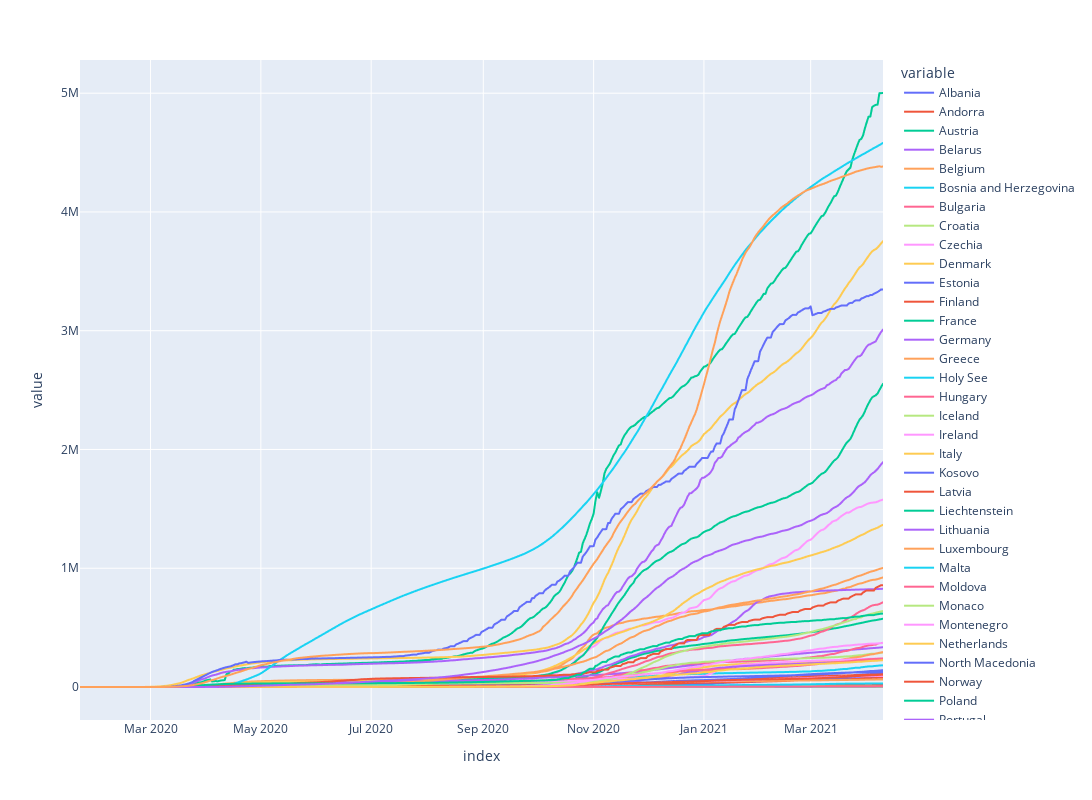

Notebook code cell kept with this figure:
### Code cell
px.line(covid19_EU, y=covid19_EU.columns, width=1200, height=800)

### Figure 1 — Plotly figure (JSON) as saved in the notebook; plotly's stock layout.template omitted (floating-point values rounded to 4 significant figures; data arrays with more than 128 entries replaced by an {"elided": "..."} marker saying what was removed)
{"data": [{"hovertemplate": "variable=Albania<br>index=%{x}<br>value=%{y}<extra></extra>", "legendgroup": "Albania", "line": {"color": "#636efa", "dash": "solid"}, "marker": {"symbol": "circle"}, "mode": "lines", "name": "Albania", "showlegend": true, "type": "scattergl", "x": {"elided": "445 str values"}, "xaxis": "x", "y": {"elided": "445 int values"}, "yaxis": "y"}, {"hovertemplate": "variable=Andorra<br>index=%{x}<br>value=%{y}<extra></extra>", "legendgroup": "Andorra", "line": {"color": "#EF553B", "dash": "solid"}, "marker": {"symbol": "circle"}, "mode": "lines", "name": "Andorra", "showlegend": true, "type": "scattergl", "x": {"elided": "445 str values"}, "xaxis": "x", "y": {"elided": "445 int values"}, "yaxis": "y"}, {"hovertemplate": "variable=Austria<br>index=%{x}<br>value=%{y}<extra></extra>", "legendgroup": "Austria", "line": {"color": "#00cc96", "dash": "solid"}, "marker": {"symbol": "circle"}, "mode": "lines", "name": "Austria", "showlegend": true, "type": "scattergl", "x": {"elided": "445 str values"}, "xaxis": "x", "y": {"elided": "445 int values"}, "yaxis": "y"}, {"hovertemplate": "variable=Belarus<br>index=%{x}<br>value=%{y}<extra></extra>", "legendgroup": "Belarus", "line": {"color": "#ab63fa", "dash": "solid"}, "marker": {"symbol": "circle"}, "mode": "lines", "name": "Belarus", "showlegend": true, "type": "scattergl", "x": {"elided": "445 str values"}, "xaxis": "x", "y": {"elided": "445 int values"}, "yaxis": "y"}, {"hovertemplate": "variable=Belgium<br>index=%{x}<br>value=%{y}<extra></extra>", "legendgroup": "Belgium", "line": {"color": "#FFA15A", "dash": "solid"}, "marker": {"symbol": "circle"}, "mode": "lines", "name": "Belgium", "showlegend": true, "type": "scattergl", "x": {"elided": "445 str values"}, "xaxis": "x", "y": {"elided": "445 int values"}, "yaxis": "y"}, {"hovertemplate": "variable=Bosnia and Herzegovina<br>index=%{x}<br>value=%{y}<extra></extra>", "legendgroup": "Bosnia and Herzegovina", "line": {"color": "#19d3f3", "dash": "solid"}, "marker": {"symbol": "circle"}, "mode": "lines", "name": "Bosnia and Herzegovina", "showlegend": true, "type": "scattergl", "x": {"elided": "445 str values"}, "xaxis": "x", "y": {"elided": "445 int values"}, "yaxis": "y"}, {"hovertemplate": "variable=Bulgaria<br>index=%{x}<br>value=%{y}<extra></extra>", "legendgroup": "Bulgaria", "line": {"color": "#FF6692", "dash": "solid"}, "marker": {"symbol": "circle"}, "mode": "lines", "name": "Bulgaria", "showlegend": true, "type": "scattergl", "x": {"elided": "445 str values"}, "xaxis": "x", "y": {"elided": "445 int values"}, "yaxis": "y"}, {"hovertemplate": "variable=Croatia<br>index=%{x}<br>value=%{y}<extra></extra>", "legendgroup": "Croatia", "line": {"color": "#B6E880", "dash": "solid"}, "marker": {"symbol": "circle"}, "mode": "lines", "name": "Croatia", "showlegend": true, "type": "scattergl", "x": {"elided": "445 str values"}, "xaxis": "x", "y": {"elided": "445 int values"}, "yaxis": "y"}, {"hovertemplate": "variable=Czechia<br>index=%{x}<br>value=%{y}<extra></extra>", "legendgroup": "Czechia", "line": {"color": "#FF97FF", "dash": "solid"}, "marker": {"symbol": "circle"}, "mode": "lines", "name": "Czechia", "showlegend": true, "type": "scattergl", "x": {"elided": "445 str values"}, "xaxis": "x", "y": {"elided": "445 int values"}, "yaxis": "y"}, {"hovertemplate": "variable=Denmark<br>index=%{x}<br>value=%{y}<extra></extra>", "legendgroup": "Denmark", "line": {"color": "#FECB52", "dash": "solid"}, "marker": {"symbol": "circle"}, "mode": "lines", "name": "Denmark", "showlegend": true, "type": "scattergl", "x": {"elided": "445 str values"}, "xaxis": "x", "y": {"elided": "445 int values"}, "yaxis": "y"}, {"hovertemplate": "variable=Estonia<br>index=%{x}<br>value=%{y}<extra></extra>", "legendgroup": "Estonia", "line": {"color": "#636efa", "dash": "solid"}, "marker": {"symbol": "circle"}, "mode": "lines", "name": "Estonia", "showlegend": true, "type": "scattergl", "x": {"elided": "445 str values"}, "xaxis": "x", "y": {"elided": "445 int values"}, "yaxis": "y"}, {"hovertemplate": "variable=Finland<br>index=%{x}<br>value=%{y}<extra></extra>", "legendgroup": "Finland", "line": {"color": "#EF553B", "dash": "solid"}, "marker": {"symbol": "circle"}, "mode": "lines", "name": "Finland", "showlegend": true, "type": "scattergl", "x": {"elided": "445 str values"}, "xaxis": "x", "y": {"elided": "445 int values"}, "yaxis": "y"}, {"hovertemplate": "variable=France<br>index=%{x}<br>value=%{y}<extra></extra>", "legendgroup": "France", "line": {"color": "#00cc96", "dash": "solid"}, "marker": {"symbol": "circle"}, "mode": "lines", "name": "France", "showlegend": true, "type": "scattergl", "x": {"elided": "445 str values"}, "xaxis": "x", "y": {"elided": "445 int values"}, "yaxis": "y"}, {"hovertemplate": "variable=Germany<br>index=%{x}<br>value=%{y}<extra></extra>", "legendgroup": "Germany", "line": {"color": "#ab63fa", "dash": "solid"}, "marker": {"symbol": "circle"}, "mode": "lines", "name": "Germany", "showlegend": true, "type": "scattergl", "x": {"elided": "445 str values"}, "xaxis": "x", "y": {"elided": "445 int values"}, "yaxis": "y"}, {"hovertemplate": "variable=Greece<br>index=%{x}<br>value=%{y}<extra></extra>", "legendgroup": "Greece", "line": {"color": "#FFA15A", "dash": "solid"}, "marker": {"symbol": "circle"}, "mode": "lines", "name": "Greece", "showlegend": true, "type": "scattergl", "x": {"elided": "445 str values"}, "xaxis": "x", "y": {"elided": "445 int values"}, "yaxis": "y"}, {"hovertemplate": "variable=Holy See<br>index=%{x}<br>value=%{y}<extra></extra>", "legendgroup": "Holy See", "line": {"color": "#19d3f3", "dash": "solid"}, "marker": {"symbol": "circle"}, "mode": "lines", "name": "Holy See", "showlegend": true, "type": "scattergl", "x": {"elided": "445 str values"}, "xaxis": "x", "y": {"elided": "445 int values"}, "yaxis": "y"}, {"hovertemplate": "variable=Hungary<br>index=%{x}<br>value=%{y}<extra></extra>", "legendgroup": "Hungary", "line": {"color": "#FF6692", "dash": "solid"}, "marker": {"symbol": "circle"}, "mode": "lines", "name": "Hungary", "showlegend": true, "type": "scattergl", "x": {"elided": "445 str values"}, "xaxis": "x", "y": {"elided": "445 int values"}, "yaxis": "y"}, {"hovertemplate": "variable=Iceland<br>index=%{x}<br>value=%{y}<extra></extra>", "legendgroup": "Iceland", "line": {"color": "#B6E880", "dash": "solid"}, "marker": {"symbol": "circle"}, "mode": "lines", "name": "Iceland", "showlegend": true, "type": "scattergl", "x": {"elided": "445 str values"}, "xaxis": "x", "y": {"elided": "445 int values"}, "yaxis": "y"}, {"hovertemplate": "variable=Ireland<br>index=%{x}<br>value=%{y}<extra></extra>", "legendgroup": "Ireland", "line": {"color": "#FF97FF", "dash": "solid"}, "marker": {"symbol": "circle"}, "mode": "lines", "name": "Ireland", "showlegend": true, "type": "scattergl", "x": {"elided": "445 str values"}, "xaxis": "x", "y": {"elided": "445 int values"}, "yaxis": "y"}, {"hovertemplate": "variable=Italy<br>index=%{x}<br>value=%{y}<extra></extra>", "legendgroup": "Italy", "line": {"color": "#FECB52", "dash": "solid"}, "marker": {"symbol": "circle"}, "mode": "lines", "name": "Italy", "showlegend": true, "type": "scattergl", "x": {"elided": "445 str values"}, "xaxis": "x", "y": {"elided": "445 int values"}, "yaxis": "y"}, {"hovertemplate": "variable=Kosovo<br>index=%{x}<br>value=%{y}<extra></extra>", "legendgroup": "Kosovo", "line": {"color": "#636efa", "dash": "solid"}, "marker": {"symbol": "circle"}, "mode": "lines", "name": "Kosovo", "showlegend": true, "type": "scattergl", "x": {"elided": "445 str values"}, "xaxis": "x", "y": {"elided": "445 int values"}, "yaxis": "y"}, {"hovertemplate": "variable=Latvia<br>index=%{x}<br>value=%{y}<extra></extra>", "legendgroup": "Latvia", "line": {"color": "#EF553B", "dash": "solid"}, "marker": {"symbol": "circle"}, "mode": "lines", "name": "Latvia", "showlegend": true, "type": "scattergl", "x": {"elided": "445 str values"}, "xaxis": "x", "y": {"elided": "445 int values"}, "yaxis": "y"}, {"hovertemplate": "variable=Liechtenstein<br>index=%{x}<br>value=%{y}<extra></extra>", "legendgroup": "Liechtenstein", "line": {"color": "#00cc96", "dash": "solid"}, "marker": {"symbol": "circle"}, "mode": "lines", "name": "Liechtenstein", "showlegend": true, "type": "scattergl", "x": {"elided": "445 str values"}, "xaxis": "x", "y": {"elided": "445 int values"}, "yaxis": "y"}, {"hovertemplate": "variable=Lithuania<br>index=%{x}<br>value=%{y}<extra></extra>", "legendgroup": "Lithuania", "line": {"color": "#ab63fa", "dash": "solid"}, "marker": {"symbol": "circle"}, "mode": "lines", "name": "Lithuania", "showlegend": true, "type": "scattergl", "x": {"elided": "445 str values"}, "xaxis": "x", "y": {"elided": "445 int values"}, "yaxis": "y"}, {"hovertemplate": "variable=Luxembourg<br>index=%{x}<br>value=%{y}<extra></extra>", "legendgroup": "Luxembourg", "line": {"color": "#FFA15A", "dash": "solid"}, "marker": {"symbol": "circle"}, "mode": "lines", "name": "Luxembourg", "showlegend": true, "type": "scattergl", "x": {"elided": "445 str values"}, "xaxis": "x", "y": {"elided": "445 int values"}, "yaxis": "y"}, {"hovertemplate": "variable=Malta<br>index=%{x}<br>value=%{y}<extra></extra>", "legendgroup": "Malta", "line": {"color": "#19d3f3", "dash": "solid"}, "marker": {"symbol": "circle"}, "mode": "lines", "name": "Malta", "showlegend": true, "type": "scattergl", "x": {"elided": "445 str values"}, "xaxis": "x", "y": {"elided": "445 int values"}, "yaxis": "y"}, {"hovertemplate": "variable=Moldova<br>index=%{x}<br>value=%{y}<extra></extra>", "legendgroup": "Moldova", "line": {"color": "#FF6692", "dash": "solid"}, "marker": {"symbol": "circle"}, "mode": "lines", "name": "Moldova", "showlegend": true, "type": "scattergl", "x": {"elided": "445 str values"}, "xaxis": "x", "y": {"elided": "445 int values"}, "yaxis": "y"}, {"hovertemplate": "variable=Monaco<br>index=%{x}<br>value=%{y}<extra></extra>", "legendgroup": "Monaco", "line": {"color": "#B6E880", "dash": "solid"}, "marker": {"symbol": "circle"}, "mode": "lines", "name": "Monaco", "showlegend": true, "type": "scattergl", "x": {"elided": "445 str values"}, "xaxis": "x", "y": {"elided": "445 int values"}, "yaxis": "y"}, {"hovertemplate": "variable=Montenegro<br>index=%{x}<br>value=%{y}<extra></extra>", "legendgroup": "Montenegro", "line": {"color": "#FF97FF", "dash": "solid"}, "marker": {"symbol": "circle"}, "mode": "lines", "name": "Montenegro", "showlegend": true, "type": "scattergl", "x": {"elided": "445 str values"}, "xaxis": "x", "y": {"elided": "445 int values"}, "yaxis": "y"}, {"hovertemplate": "variable=Netherlands<br>index=%{x}<br>value=%{y}<extra></extra>", "legendgroup": "Netherlands", "line": {"color": "#FECB52", "dash": "solid"}, "marker": {"symbol": "circle"}, "mode": "lines", "name": "Netherlands", "showlegend": true, "type": "scattergl", "x": {"elided": "445 str values"}, "xaxis": "x", "y": {"elided": "445 int values"}, "yaxis": "y"}, {"hovertemplate": "variable=North Macedonia<br>index=%{x}<br>value=%{y}<extra></extra>", "legendgroup": "North Macedonia", "line": {"color": "#636efa", "dash": "solid"}, "marker": {"symbol": "circle"}, "mode": "lines", "name": "North Macedonia", "showlegend": true, "type": "scattergl", "x": {"elided": "445 str values"}, "xaxis": "x", "y": {"elided": "445 int values"}, "yaxis": "y"}, {"hovertemplate": "variable=Norway<br>index=%{x}<br>value=%{y}<extra></extra>", "legendgroup": "Norway", "line": {"color": "#EF553B", "dash": "solid"}, "marker": {"symbol": "circle"}, "mode": "lines", "name": "Norway", "showlegend": true, "type": "scattergl", "x": {"elided": "445 str values"}, "xaxis": "x", "y": {"elided": "445 int values"}, "yaxis": "y"}, {"hovertemplate": "variable=Poland<br>index=%{x}<br>value=%{y}<extra></extra>", "legendgroup": "Poland", "line": {"color": "#00cc96", "dash": "solid"}, "marker": {"symbol": "circle"}, "mode": "lines", "name": "Poland", "showlegend": true, "type": "scattergl", "x": {"elided": "445 str values"}, "xaxis": "x", "y": {"elided": "445 int values"}, "yaxis": "y"}, {"hovertemplate": "variable=Portugal<br>index=%{x}<br>value=%{y}<extra></extra>", "legendgroup": "Portugal", "line": {"color": "#ab63fa", "dash": "solid"}, "marker": {"symbol": "circle"}, "mode": "lines", "name": "Portugal", "showlegend": true, "type": "scattergl", "x": {"elided": "445 str values"}, "xaxis": "x", "y": {"elided": "445 int values"}, "yaxis": "y"}, {"hovertemplate": "variable=Romania<br>index=%{x}<br>value=%{y}<extra></extra>", "legendgroup": "Romania", "line": {"color": "#FFA15A", "dash": "solid"}, "marker": {"symbol": "circle"}, "mode": "lines", "name": "Romania", "showlegend": true, "type": "scattergl", "x": {"elided": "445 str values"}, "xaxis": "x", "y": {"elided": "445 int values"}, "yaxis": "y"}, {"hovertemplate": "variable=Russia<br>index=%{x}<br>value=%{y}<extra></extra>", "legendgroup": "Russia", "line": {"color": "#19d3f3", "dash": "solid"}, "marker": {"symbol": "circle"}, "mode": "lines", "name": "Russia", "showlegend": true, "type": "scattergl", "x": {"elided": "445 str values"}, "xaxis": "x", "y": {"elided": "445 int values"}, "yaxis": "y"}, {"hovertemplate": "variable=San Marino<br>index=%{x}<br>value=%{y}<extra></extra>", "legendgroup": "San Marino", "line": {"color": "#FF6692", "dash": "solid"}, "marker": {"symbol": "circle"}, "mode": "lines", "name": "San Marino", "showlegend": true, "type": "scattergl", "x": {"elided": "445 str values"}, "xaxis": "x", "y": {"elided": "445 int values"}, "yaxis": "y"}, {"hovertemplate": "variable=Serbia<br>index=%{x}<br>value=%{y}<extra></extra>", "legendgroup": "Serbia", "line": {"color": "#B6E880", "dash": "solid"}, "marker": {"symbol": "circle"}, "mode": "lines", "name": "Serbia", "showlegend": true, "type": "scattergl", "x": {"elided": "445 str values"}, "xaxis": "x", "y": {"elided": "445 int values"}, "yaxis": "y"}, {"hovertemplate": "variable=Slovakia<br>index=%{x}<br>value=%{y}<extra></extra>", "legendgroup": "Slovakia", "line": {"color": "#FF97FF", "dash": "solid"}, "marker": {"symbol": "circle"}, "mode": "lines", "name": "Slovakia", "showlegend": true, "type": "scattergl", "x": {"elided": "445 str values"}, "xaxis": "x", "y": {"elided": "445 int values"}, "yaxis": "y"}, {"hovertemplate": "variable=Slovenia<br>index=%{x}<br>value=%{y}<extra></extra>", "legendgroup": "Slovenia", "line": {"color": "#FECB52", "dash": "solid"}, "marker": {"symbol": "circle"}, "mode": "lines", "name": "Slovenia", "showlegend": true, "type": "scattergl", "x": {"elided": "445 str values"}, "xaxis": "x", "y": {"elided": "445 int values"}, "yaxis": "y"}, {"hovertemplate": "variable=Spain<br>index=%{x}<br>value=%{y}<extra></extra>", "legendgroup": "Spain", "line": {"color": "#636efa", "dash": "solid"}, "marker": {"symbol": "circle"}, "mode": "lines", "name": "Spain", "showlegend": true, "type": "scattergl", "x": {"elided": "445 str values"}, "xaxis": "x", "y": {"elided": "445 int values"}, "yaxis": "y"}, {"hovertemplate": "variable=Sweden<br>index=%{x}<br>value=%{y}<extra></extra>", "legendgroup": "Sweden", "line": {"color": "#EF553B", "dash": "solid"}, "marker": {"symbol": "circle"}, "mode": "lines", "name": "Sweden", "showlegend": true, "type": "scattergl", "x": {"elided": "445 str values"}, "xaxis": "x", "y": {"elided": "445 int values"}, "yaxis": "y"}, {"hovertemplate": "variable=Switzerland<br>index=%{x}<br>value=%{y}<extra></extra>", "legendgroup": "Switzerland", "line": {"color": "#00cc96", "dash": "solid"}, "marker": {"symbol": "circle"}, "mode": "lines", "name": "Switzerland", "showlegend": true, "type": "scattergl", "x": {"elided": "445 str values"}, "xaxis": "x", "y": {"elided": "445 int values"}, "yaxis": "y"}, {"hovertemplate": "variable=Ukraine<br>index=%{x}<br>value=%{y}<extra></extra>", "legendgroup": "Ukraine", "line": {"color": "#ab63fa", "dash": "solid"}, "marker": {"symbol": "circle"}, "mode": "lines", "name": "Ukraine", "showlegend": true, "type": "scattergl", "x": {"elided": "445 str values"}, "xaxis": "x", "y": {"elided": "445 int values"}, "yaxis": "y"}, {"hovertemplate": "variable=United Kingdom<br>index=%{x}<br>value=%{y}<extra></extra>", "legendgroup": "United Kingdom", "line": {"color": "#FFA15A", "dash": "solid"}, "marker": {"symbol": "circle"}, "mode": "lines", "name": "United Kingdom", "showlegend": true, "type": "scattergl", "x": {"elided": "445 str values"}, "xaxis": "x", "y": {"elided": "445 int values"}, "yaxis": "y"}], "layout": {"height": 800, "legend": {"title": {"text": "variable"}, "tracegroupgap": 0}, "margin": {"t": 60}, "width": 1200, "xaxis": {"anchor": "y", "autorange": true, "domain": [0, 1], "range": ["2020-01-22", "2021-04-10"], "title": {"text": "index"}, "type": "date"}, "yaxis": {"anchor": "x", "autorange": true, "domain": [0, 1], "range": [-277900.0, 5280000.0], "title": {"text": "value"}, "type": "linear"}}}
